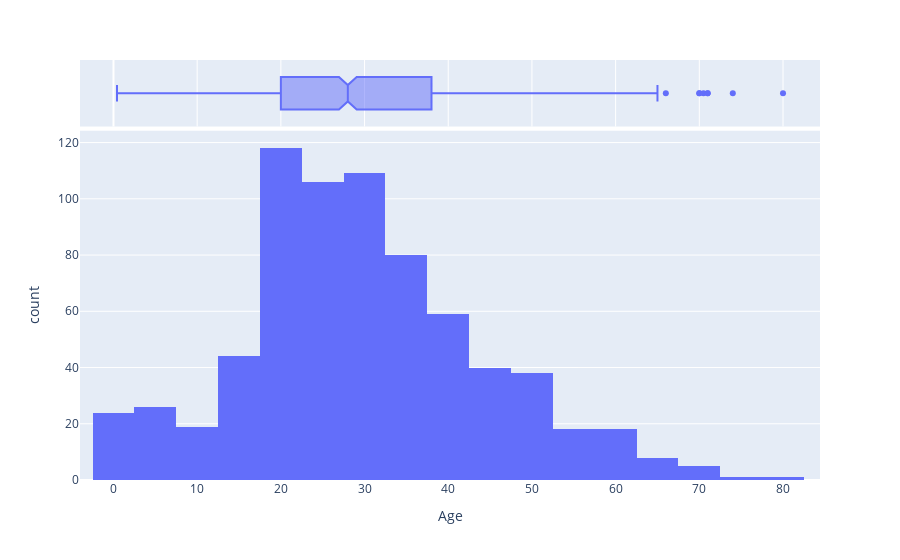

The code cell stored with this chart in its notebook:
### Code cell
fig = px.histogram(data, x='Age', nbins=26, marginal='box')
fig.show()

### Figure 1 — Plotly figure (JSON) as saved in the notebook; plotly's stock layout.template omitted (floating-point values rounded to 4 significant figures; data arrays with more than 128 entries replaced by an {"elided": "..."} marker saying what was removed)
{"data": [{"alignmentgroup": "True", "bingroup": "x", "hovertemplate": "Age=%{x}<br>count=%{y}<extra></extra>", "legendgroup": "", "marker": {"color": "#636efa"}, "name": "", "nbinsx": 26, "offsetgroup": "", "orientation": "v", "showlegend": false, "type": "histogram", "x": {"elided": "891 float values"}, "xaxis": "x", "yaxis": "y"}, {"alignmentgroup": "True", "hovertemplate": "Age=%{x}<extra></extra>", "legendgroup": "", "marker": {"color": "#636efa"}, "name": "", "notched": true, "offsetgroup": "", "showlegend": false, "type": "box", "x": {"elided": "891 float values"}, "xaxis": "x2", "yaxis": "y2"}], "layout": {"barmode": "relative", "legend": {"tracegroupgap": 0}, "margin": {"t": 60}, "xaxis": {"anchor": "y", "domain": [0, 1], "title": {"text": "Age"}}, "xaxis2": {"anchor": "y2", "domain": [0, 1], "matches": "x", "showgrid": true, "showticklabels": false}, "yaxis": {"anchor": "x", "domain": [0, 0.8316], "title": {"text": "count"}}, "yaxis2": {"anchor": "x2", "domain": [0.8416, 1], "matches": "y2", "showgrid": false, "showline": false, "showticklabels": false, "ticks": ""}}}
